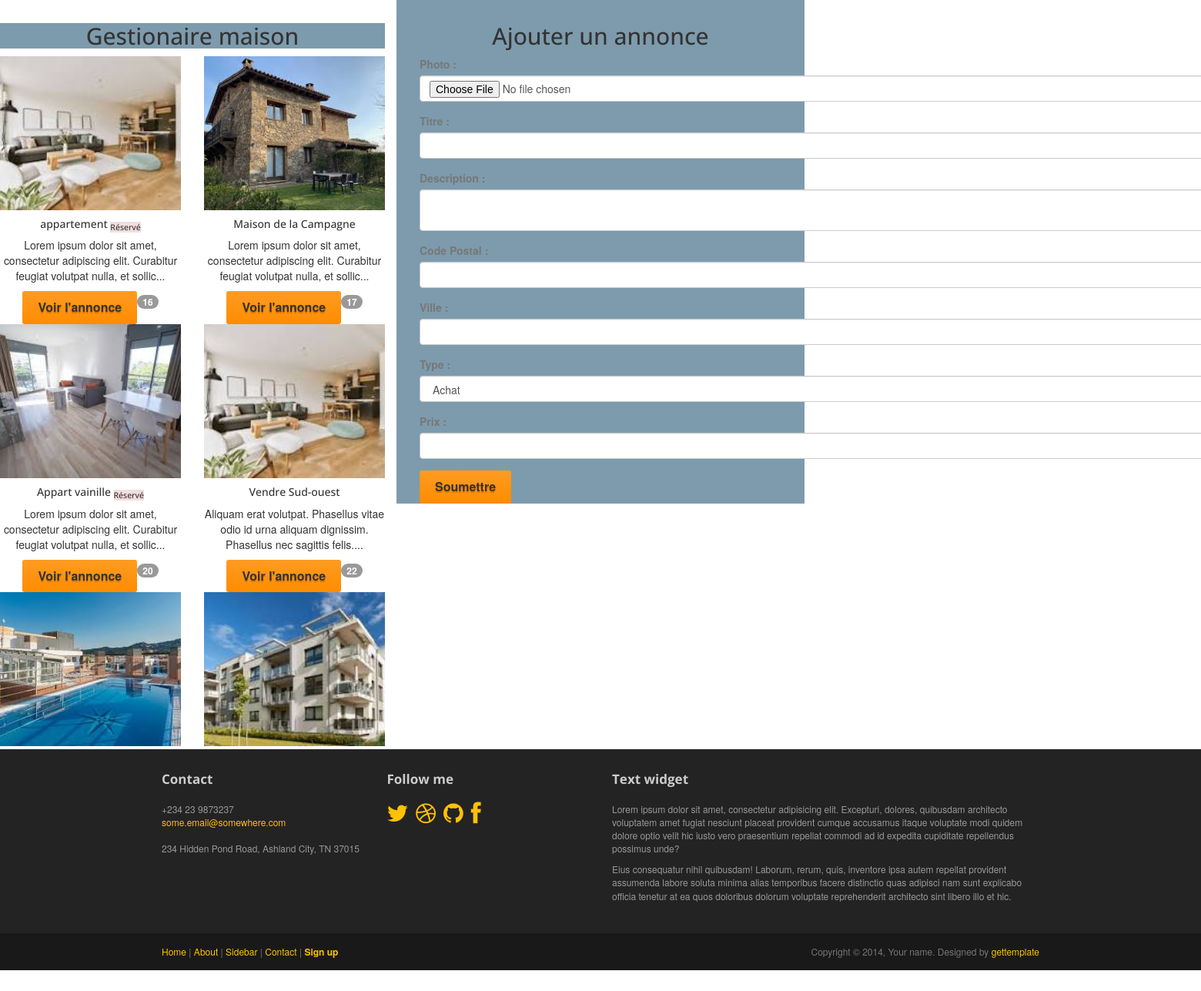
The page /admin/gestionMaisons.php on the database its author committed.
### tables this page shows
CREATE TABLE `advert` (
  `id_advert` int NOT NULL,
  `photo` varchar(255) DEFAULT NULL,
  `title` varchar(100) NOT NULL,
  `description` text NOT NULL,
  `postal_code` varchar(50) NOT NULL,
  `city` varchar(50) NOT NULL,
  `type` enum('achat','location') NOT NULL,
  `price` float NOT NULL,
  `reservation_message` text,
  `is_reserved` tinyint(1) DEFAULT '0',
  `id_advert_image` int DEFAULT NULL
);

### admin/gestionMaisons.php (the view, shortened to what this page needs)
<?php
require_once "../inc/funtions.inc.php";
$annonces = annoncesByType();
require_once "../inc/navHeader.inc.php";
?>
<main class="">
    <div class="row">
        <section class="index-img  container p-3 text-center w-50 col-lg-4 col-md-6 col-sm-12 ">
            <h2 class="mb-5 bg-capitoliounuit">Gestionaire maison</h2>
            <div class="row " style="max-height: 900px; overflow-y: auto;">
                <?php
                foreach ($annonces as $annonce) {
                ?>
                    <div class="col-xxl-4 col-lg-6 col-md-12 mb-4 ">
                        <div class="card  ">
                            <img src="<?= RACINE_SITE . "assets/img/" . $annonce['photo'] ?>" class="card-img-top" alt=". $annonce['description'] <?= $annonce['title'] ?>" style="height: 200px; width: 100%; object-fit: cover;">
                            <div class="card-body">
                                <h5 class="card-title"><?= displayAdvertAnnonce($annonce); ?></h5>
                                <p class="card-text"><?= substr($annonce['description'], 0, 100) ?>...</p>
                                <a href="<?= RACINE_SITE ?>showAnnonce.php?annonce=<?= $annonce['id_advert'] ?>" class="btn btn-primary">Voir l'annonce</a><sup class="badge rounded-pill text-bg-danger ms-1 fs-16"><?= $annonce['id_advert'] ?></sup>
                            </div>
                        </div>
                    </div>
                <?php
                }
                ?>
            </div>
        </section>
        <section class="  p-3 col-lg-4 col-md-6 col-sm-12 m-4 bg-capitoliounuit ">
            <h2 class="text-center">Ajouter un annonce</h2>
            <form action="" method="post" enctype="multipart/form-data" class="container mt-4">
                <div class="form-group">
                    <label for="photo">Photo :</label>
                    <input type="file" id="photo" name="photo" class="form-control">
                </div>
                <div class="form-group">
                    <label for="title">Titre :</label>
                    <input type="text" id="title" name="title" class="form-control" required>
                </div>
                <div class="form-group">
                    <label for="description">Description :</label>
                    <textarea id="description" name="description" class="form-control" required></textarea>
                </div>
                <div class="form-group">
                    <label for="postal_code">Code Postal :</label>
                    <input type="text" id="postal_code" name="postal_code" class="form-control" required>
                </div>
                <div class="form-group">
                    <label for="city">Ville :</label>
                    <input type="text" id="city" name="city" class="form-control" required>
                </div>
                <div class="form-group">
                    <label for="type">Type :</label>
                    <select id="type" name="type" class="form-control" required>
                        <option value="achat">Achat</option>
                    </select>
                </div>
                <div class="form-group">
                    <label for="price">Prix :</label>
                    <input type="number" id="price" name="price" step="0.01" class="form-control" required>
                </div>
                <button type="submit" class="btn btn-primary mt-3">Soumettre</button>
            </form>
        </section></span>
</main>
<?php
require_once "../inc/footer.inc.php";
?>

### inc/funtions.inc.php (shortened to what this page needs)
<?php
function connexionBdd()
{
    $dsn = "mysql:host=" . DBHOST . ";dbname=" . DBNAME . ";charset=utf8";
    try {
        $pdo = new PDO($dsn, DBUSER, DBPASS);
        $pdo->setAttribute(PDO::ATTR_ERRMODE, PDO::ERRMODE_EXCEPTION);
        $pdo->setAttribute(PDO::ATTR_DEFAULT_FETCH_MODE, PDO::FETCH_ASSOC);
    } catch (PDOException $e) {
        die($e->getMessage());
    }
    return $pdo;
}
function annoncesByType($types = [])
{
    $pdo = connexionBdd();
    $sql = "SELECT * FROM advert";
    $request = $pdo->prepare($sql);
    if (!empty($types)) {
        $request->execute($types);
    } else {
        $request->execute();
    }
    $result = $request->fetchAll();
    return $result;
}
function displayAdvertAnnonce($annonce)
{
    if ($annonce['is_reserved']) {
        return "<h5 class='card-title'>" . $annonce['title'] . " <sub class='bg-danger text-white rounded px-1'>Réservé</sub></h5>";
    } else {
        return "<h5 class='card-title'>" . $annonce['title'] . "</h5>";
    }
}

### assets/css/main.css (style rules this page uses)
h1, h2, h3, h4, h5, h6 { font-family: "Open sans", Helvetica, Arial; }
h1, .h1, h2, .h2, h3, .h3 { margin-top: 30px; }
label { color: #777; }
img { max-width: 100%; }

### assets/css/style.css (style rules this page uses)
* { margin: 0; padding: 0; box-sizing: border-box; }
:root { --bleu: #007BFF; --vert: #28B463; --jaune: #FFC107; --rouge: #893636; --fond-g-bleu: linear-gradient(89.5deg, rgba(131, 204, 255, 1) 0.4%, rgba(66, 144, 251, 1) 100.3%); --fond-g-rouge: linear-gradient(25deg, #d64c7f, #ee4758 50%); }
a { text-decoration: none; color: var(--jaune) !important; }
.btn { background-color: var(--bleu); color: var(--blanc) !important; border: none; padding: 10px 20px; font-size: 16px; cursor: pointer; }
.bg-capitoliounuit { background-color: #7d9bad; }
:root { --width: min(90vw, 800px); --offest: 0 -0.75rem; }
a { text-decoration: none; color: white; }

### rows shown on the page
advert: photo (picture), title "appartement", description "Lorem ipsum dolor sit amet, consectetur adipiscing elit. Curabitur feugiat volutpat nulla, et sollic", id_advert "16"
advert: photo (picture), title "Maison de la Campagne", description "Lorem ipsum dolor sit amet, consectetur adipiscing elit. Curabitur feugiat volutpat nulla, et sollic", id_advert "17"
advert: photo (picture), title "Appart vainille", description "Lorem ipsum dolor sit amet, consectetur adipiscing elit. Curabitur feugiat volutpat nulla, et sollic", id_advert "20"
advert: photo (picture), title "Vendre Sud-ouest", description "Aliquam erat volutpat. Phasellus vitae odio id urna aliquam dignissim. Phasellus nec sagittis felis.", id_advert "22"
advert: photo (picture)
advert: photo (picture)
